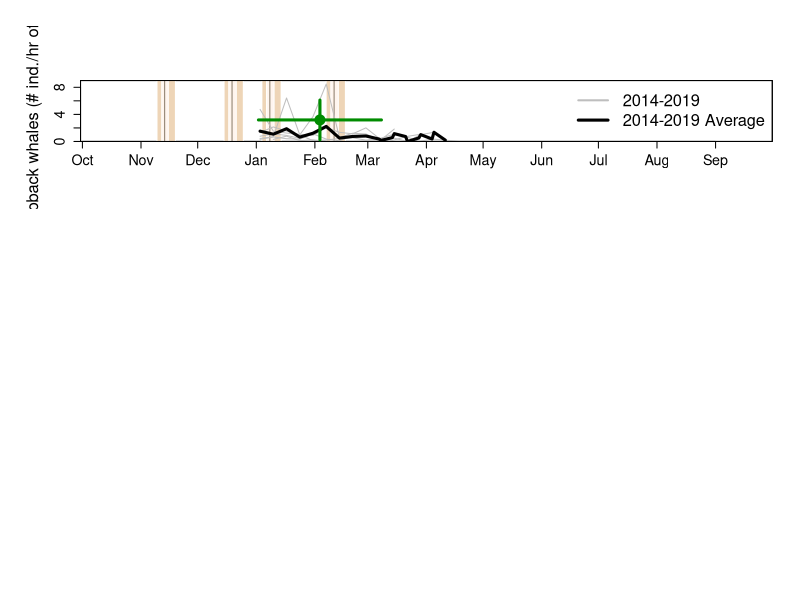

Recreate this plot in R.
require(lubridate)
require(zoo)
require(ggplot2)
require(reshape2)
require(openxlsx)

####### early vs lat ice yrs. 
late <- c(1991, 1994, 2004, 2013, 2015) 
early<- c (1992, 1998, 2007, 2008, 2010)

#### directories 
data_wd<-"~/Desktop/CodeData/DATA/"
plot_wd<-"~/Desktop/CodeData/PLOTS/"

####### Load Data ########
setwd(data_wd)
mn_repro_dates <- read.xlsx("Pal Datasets.xlsx", sheet = "Adélie", skipEmptyRows = FALSE)
w <- read.xlsx("Pal Datasets.xlsx", sheet = "Humpback", skipEmptyRows = FALSE)


####### Loop through each season to pull out min/max for variable of interest #####
whale_max<-NULL

for(g in 1:length(unique(w$Season))){
  this_yr<-unique(w$Season)[g]
  v1<-subset(w, w$Season == this_yr)
  v1<-v1[order(v1$Days.Sept30),]
  ###### calculate max
  whale_max<-rbind(whale_max, rbind(
    c("Whale",  this_yr, v1$Days.Sept30[which.max(v1[,6])], v1[,6][which.max(v1[,6])])))
#  dev.new()
#  plot(v1$Days.Sept30, v1[,6], type="o", main=c(g, this_yr))
#  abline(v= v1$Days.Sept30[which.max(v1[,6])], col="green")
}

colnames( whale_max)<-c("variable","season","day_of_max", "max_whale_value")
whale_max<-as.data.frame(whale_max)
whale_max[,2]<-as.numeric(as.character(whale_max[,2]))
whale_max[,3]<-as.numeric(as.character(whale_max[,3]))
whale_max[,4]<-as.numeric(as.character(whale_max[,4]))
#save(whale_max, file="whale_max.Rdata")





############## FIGURE #####################  

######## Labeling dates
dates<-as.Date(c("2020-10-01", "2020-11-01" ,"2020-12-01" ,"2021-01-01", "2021-02-01", "2021-03-01", "2021-04-01", "2021-05-01", "2021-06-01", "2021-07-01", "2021-08-01" ,"2021-09-01"))
#day that corresponds to 1st of the month
day_since_sept30<-c(1, 32, 62 ,93, 124, 152, 183, 213, 244, 274, 305, 336)

setwd(plot_wd)
pdf("Whale_summary_phenology.pdf", height=10, width=6)
par(mfrow=c(3,1));par(oma=c(2,2,2,0))
plot(NA,NA, col="lightgray", xlim=c(0,366), ylim=c(0,9) , xlab="", ylab="Humpback whales (# ind./hr of effort)", cex.lab=1.5, cex.axis=1.3,,xaxs="i",yaxs="i", xaxt="n")
axis(1, at=day_since_sept30, label=format(dates, "%b"),cex.axis=1.3)

############## and quantiles and mean penguin dates 
id1<-1
id2<-5
col1<-"bisque2" 
rect(quantile(mn_repro_dates[,2], na.rm=TRUE)[id1], -1000, quantile(mn_repro_dates[,2], na.rm=TRUE)[id2], 1000, col=col1, border=F)
rect(quantile(mn_repro_dates[,3], na.rm=TRUE)[id1], -1000, quantile(mn_repro_dates[,3], na.rm=TRUE)[id2], 1000, col=col1, border=F)
rect(quantile(mn_repro_dates[,4], na.rm=TRUE)[id1], -1000, quantile(mn_repro_dates[,4], na.rm=TRUE)[id2], 1000, col=col1, border=F)
rect(quantile(mn_repro_dates[,5], na.rm=TRUE)[id1], -1000, quantile(mn_repro_dates[,5], na.rm=TRUE)[id2], 1000, col=col1, border=F)
id1<-2
id2<-4
col2<-"seashell1" 
rect(quantile(mn_repro_dates[,2], na.rm=TRUE)[id1], -1000, quantile(mn_repro_dates[,2], na.rm=TRUE)[id2], 1000, col=col2, border=F)
rect(quantile(mn_repro_dates[,3], na.rm=TRUE)[id1], -1000, quantile(mn_repro_dates[,3], na.rm=TRUE)[id2], 1000, col=col2, border=F)
rect(quantile(mn_repro_dates[,4], na.rm=TRUE)[id1], -1000, quantile(mn_repro_dates[,4], na.rm=TRUE)[id2], 1000, col=col2, border=F)
rect(quantile(mn_repro_dates[,5], na.rm=TRUE)[id1], -1000, quantile(mn_repro_dates[,5], na.rm=TRUE)[id2], 1000, col=col2, border=F)

# add repro means 
abline(v= mean(mn_repro_dates[,2], na.rm=TRUE), col="bisque4")#lay
abline(v= mean(mn_repro_dates[,3], na.rm=TRUE), col="bisque4")#hatch
abline(v= mean(mn_repro_dates[,4], na.rm=TRUE), col="bisque4")#crit per
abline(v= mean(mn_repro_dates[,5], na.rm=TRUE), col="bisque4")# fledge
############## ############## ############## 

#plot line for each year 
for(q in 1:length(unique(w$Season))){
  yr1<-subset(w, w$Season == unique(w$Season)[q])
    yr1<-yr1[order(yr1$Days.Sept30),]
    lines(yr1$Days.Sept30, yr1[,6], col="gray")
}
box()
zzz<-w[order(w$Days.Sept30),]
aaa<-aggregate(w[,6], by=list(w$Days.Sept30), FUN=mean, na.rm=T)
lines(aaa[,1], aaa[,2], col="black", lwd=3)

##### add mn/sd
lwd_id<-3; cex_id<-3; pt_COL<-"green4"

points(mean(whale_max$day_of_max, na.rm=TRUE), mean(whale_max$max_whale_value, na.rm=TRUE) , cex=cex_id, pch=20, col=pt_COL)
#sd for day 
segments(mean(whale_max$day_of_max, na.rm=TRUE)- sd(whale_max$day_of_max, na.rm=TRUE) ,mean(whale_max$max_whale_value, na.rm=TRUE),
         mean(whale_max$day_of_max, na.rm=TRUE)+ sd(whale_max$day_of_max, na.rm=TRUE), mean(whale_max$max_whale_value, na.rm=TRUE), col=pt_COL,lwd=lwd_id)
#sd for magnitude 
segments(mean(whale_max$day_of_max, na.rm=TRUE), mean(whale_max$max_whale_value, na.rm=TRUE)- sd(whale_max$max_whale_value, na.rm=TRUE),
         mean(whale_max$day_of_max, na.rm=TRUE), mean(whale_max$max_whale_value, na.rm=TRUE)+ sd(whale_max$max_whale_value, na.rm=TRUE),col=pt_COL, lwd=lwd_id)

legend("topright", c("2014-2019", "2014-2019 Average" ), lwd=c(2,3), col=c("gray", "black"), bty="n", cex=1.5)

dev.off()
#################################################################



